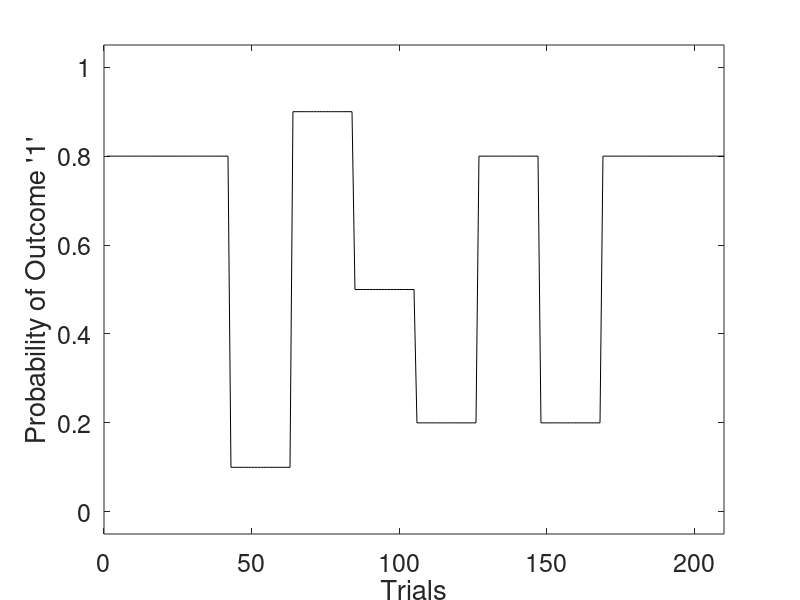
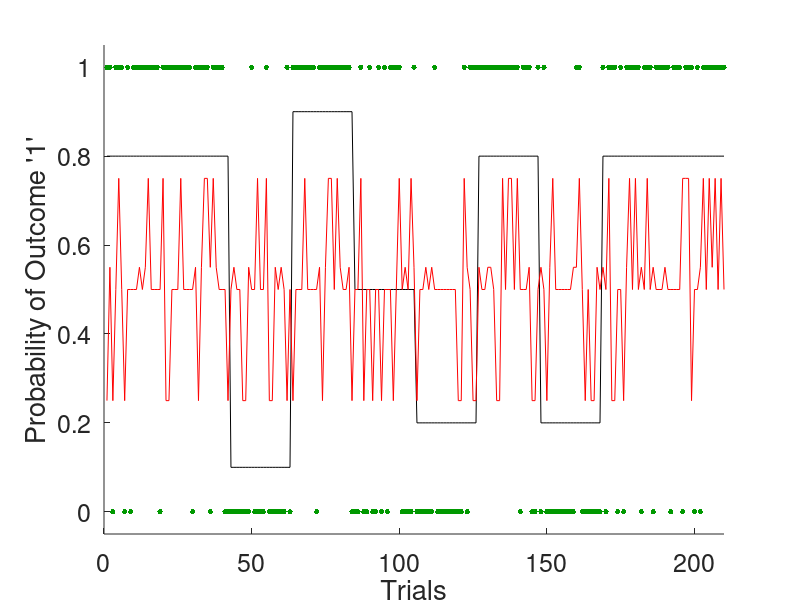

Write MATLAB code to recreate these figures, in order. (Note: this script raises an error after producing the figures.)
 %--------------------------------------------------------------------------
% The purpose of this tutorial is to show you the first steps to enable you
% to use the HGF and it consists of several parts:
%
% PART 1: Generating an experimental design 
%   -> Generating a probability structure 
%   -> Generate corresponding experimental inputs
%
% PART 2: Simulating an ideal observer
%   -> Estimating Bayes-optimal parameters given the input structure 
%   -> Simulating responses of an ideal observer
%
% PART 3: Model inversion
%   -> Inverting the HGF model
%   -> Inspect parameter identifiability 
%   -> Visualize inferred belief trajectories.
%
% PART 4: Invert a Rescorla-Wagner model
%   -> Inverting the Rescorla-Wagner model
%   -> Compare learning rates of the two models
%
%--------------------------------------------------------------------------


%% Defaults
random_seed = 999; % Random seed for simulations
% Sets axis font size (this may depend on your screen size, you can
% increase it to 20, if the font is too small or decrease it).
set(0,'defaultAxesFontSize', 18); 


%% PART 1: Load input for a task
% Now let's generate some input sequence by sampling from the true 
% probabilities
rng(random_seed); % Set random seed to make sure, we all see the same results
u = load('ModelsofPerception_Inputs.txt');

%% PART 2: What is the task structure?
% Array that indicates the probability of the binary outcome = 1 for each
% experimental block
prob_struct = [0.8,0.8,0.10,0.90,0.5,0.2,0.8,0.2,0.8,0.8];
n_trials    = 21;                  % Number of trials within a block
n_blocks    = length(prob_struct); % Number of blocks
last_trial  = n_trials*n_blocks;   % Get last trial (for plotting)

% Create the volatility structure for all trials
vol_struct = repmat(prob_struct, n_trials, 1); 
vol_struct = vol_struct(:);

% Let's see what it looks like
figure('units','normalized','outerposition',[0 0 .96 1])
plot(vol_struct, 'k');
xlim([0, last_trial]);
ylim([-0.05, 1.05]);
xlabel('Trials')
ylabel('Probability of Outcome ''1''')

% Let's add them to the plot
figure('units','normalized','outerposition',[0 0 .96 1])
hold on;
plot(vol_struct, 'k');
plot(u(:,1),'.', 'Color', [0 0.6 0], 'MarkerSize', 12);
hold on; plot(u(:,2),'r');
hold off;
xlim([0, last_trial]);
ylim([-.05, 1.05]);
xlabel('Trials')
ylabel('Probability of Outcome ''1''')


%% PART 2: Obtain Bayes-optimal parameters
% We will now simulate parameters of an artifical learner that sees the
% input we just generated. This is useful for example to determine starting
% values, when inverting the behavioral data of actual participants or to
% verify identifiability of parameters or a model space a priori.

% Get Bayes optimal parameters given the input
bopars = tapas_fitModel([], u,...           % experimental input
    'tapas_ehgf_binary_config',...           % perceptual model function
    'tapas_bayes_optimal_binary_config',... % observational model function
    'tapas_quasinewton_optim_config');      % optimization function
tapas_hgf_binary_plotTraj(bopars);
hold on; plot(vol_struct,'k:'); hold off; % Plot volatility structure 

% The only parameter whose Bayes optimal values we've estimated is $\omega$. 
% This is the tonic volatility in the HGF. At the first level, $\omega_1$ 
% is undefined (NaN) because in the binary HGF the first level is discrete, 
% not continuous. 
% At the second level, we find an optimal value of, for example, 
% $\omega_2=-3.43$, and at the third level one of, for example, 
% $\omega_3=-6.01$ (this will vary on different runs of this script).
% 
% The other parameters are fixed to a particular value because their prior 
% variance has been set to zero in the configuration file 
% tapas_hgf_binary_config.m. This means that their posterior means,
% displayed here, are the same as the prior means set in 
% tapas_hgf_binary_config.m.
% 
% Their meanings are:% 
% * $\mu_0$ and $\sigma_0$ are the initial values of the perceptual state
% * $\rho$ is a drift parameter, fixed to zero (ie, no drift) in this 
% example
% * $\kappa$ is a parameter that describes the coupling between the 
% different levels of the HGF, fixed to 1 in this example
% 
% For model comparison purposes, several measures of model quality are given 
% by fitModel. The most important of these is the log-model evidence (LME).


%% PART 2: Simulate behaviour of an ideal observer
% We will now simulate how this agent would respond to seeing this input.
sim = tapas_simModel(u,...
    'tapas_ehgf_binary', bopars.p_prc.p,...
    'tapas_condhalluc_obs2', [5 1],...
    random_seed);
tapas_ehgf_binary_plotTraj(sim);
hold on; plot(vol_struct, 'k:'); hold off; % Plot volatility structure 

% We simulate an agent's responses using the simModel function. To do 
% that, we simply choose the optimal values for the parameters. 
% But in addition to the perceptual model _hgf_binary_, we now 
% need a response model. Here, we take the unit square sigmoid model, 
% tapas_unitsq_sgm_, with parameter $\zeta=5$. The last argument is an 
% optional seed for the random number generator.


%% PART 3: Model Inversion
% Now, we will invert the model on the experimental input (u) and the
% responses we just simulated (y). If you are inverting the model using
% real data you need to pass participants' responses instead of sim.y to
% tapas_fitModel.

est = tapas_fitModel(sim.y, sim.u,...
    'tapas_ehgf_binary_config',...
    'tapas_condhalluc_obs2_config',...
    'tapas_quasinewton_optim_config');

% When we inspect the parameters that we used to simulate behavior (found
% in the 'sim' structure) and the recovered parameters that we obtained 
% from inverting the model on the simulated responses (found in the 'est'
% structure), we see that they closely correspond to each other. Good.
fprintf('Parameters of ideal observer:\n omega: %.4f\n nu: %.4f\n\n',...
    sim.p_prc.om(2), sim.p_prc.om(3))
fprintf('Recovered parameters:\n omega: %.4f\n nu: %.4f\n\n',...
    est.p_obs.nu, est.p_obs.nu)


%% PART 3: Investigate parameter identifiability
% To check how well the parameters could be identified, we can take a look 
% at their posterior correlation. This gives us an idea to what degree 
% changing one parameter value can be compensated by changing another. Of 
% course changing a parameter is fully equivalent to changing that same 
% parameter, therefore the values on the diagonal of the correlation matrix 
% are all 1. However, it would be worrisome if changing one parameter's 
% value were equivalent to changing another in the same direction 
% (correlation = +1) or in the opposite direction (correlation = -1). In 
% these cases the two parameters cannot be identified independently and 
% one of them needs to be fixed. The other parameter can then be estimated 
% conditional on the value of the one that has been fixed.

tapas_fit_plotCorr(est)
colormap(flipud(gray))                 % Change colormap to gray
add_values_to_imagesc(est.optim.Corr); % Add correlation values to plot
 
% In this case, there is nothing to worry about. Unless their correlation 
% is very close to +1 or -1, two parameters are identifiable, meaning that 
% they describe distinct aspects of the data.

% The posterior parameter correlation matrix is stored in est.optim.Corr
disp(est.optim.Corr)
 
% While the posterior parameter covariance matrix is stored in 
% est.optim.Sigma
disp(est.optim.Sigma)

% Posterior means
% The posterior means of the estimated as well as the fixed parameters can 
% be found in est.p_prc for the perceptual model and in est.p_obs for the 
% observation model:
disp(est.p_prc)
disp(est.p_obs)
 
% The posterior means are contained in these structures separately by name 
% (e.g., om for $\omega$) as well as jointly as a vector $p$ in their 
% native space and as a vector $p_{\mathrm{trans}}$ in their transformed 
% space (ie, the space they are estimated in). For details, see the manual.


%% PART 3: Inferred belief trajectories
% As with the simulated trajectories, we can plot the inferred belief 
% trajectories implied by the estimated parameters.
tapas_hgf_binary_plotTraj(est);
hold on; plot(vol_struct, 'k:'); hold off; % Plot volatility structure 

% These trajectories can be found in est.traj:
disp(est.traj);


